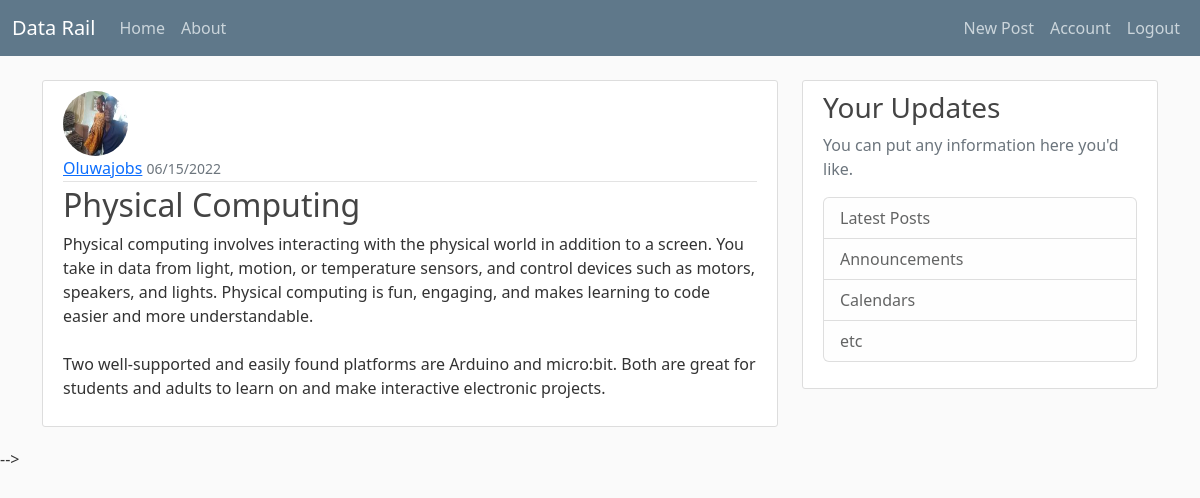
/post/3 (signed in), run on the app's committed database.
### datarail/models.py (models this page shows, shortened)
class User(db.Model, UserMixin):
    id = db.Column(db.Integer, primary_key=True)
    username = db.Column(db.String(20), nullable=False, unique=True)
    email = db.Column(db.String(50), nullable=False, unique=True)
    image_file = db.Column(
        db.String(120), nullable=False, default='default.jpg')
    password = db.Column(db.String(60), nullable=False)
    post = db.relationship('Post', backref='author', lazy=True)

class Post(db.Model, UserMixin):
    id = db.Column(db.Integer, primary_key=True)
    title = db.Column(db.String(60), nullable=False, unique=True)
    date_posted = db.Column(db.DateTime, nullable=False,
                            default=datetime.utcnow)
    content = db.Column(db.Text, nullable=False)
    user_id = db.Column(db.Integer, db.ForeignKey('user.id'), nullable=False)

### datarail/routes.py (the view)
@app.route('/post/<int:post_id>', methods=['GET'])
@login_required
def post(post_id):
    post = Post.query.get_or_404(post_id)
    return render_template('post.html', post=post, title=post.title)

### datarail/models.py (called while the page is built)
@login_manager.user_loader
def load_user(user_id):
    return User.query.get(user_id)

### datarail/templates/post.html (shortened to what this page needs)
{%extends 'layout.html'%}
{%block content%}
<article class="media content-section">
    <img class="rounded-circle article-img" src="{{ url_for('static', filename='profile_pics/' + post.author.image_file) }}"
        alt="profile picture">
    <div class="media-body">
        <div class="article-metadata">
            <a class="mr-2" href="#">{{ post.author.username }}</a>
            <small class="text-muted">{{ post.date_posted.strftime('%m/%d/%Y') }}</small>
        </div>
        <h2>{{ post.title }}</h2>
        <p class="article-content">{{ post.content }}</p>
    </div>
</article>
{%endblock content%}

### datarail/static/main.css (style rules this page uses)
body { background: #fafafa; color: #333333; margin-top: 5rem; }
h1, h2, h3, h4, h5, h6 { color: #444444; }
.content-section { background: #ffffff; padding: 10px 20px; border: 1px solid #dddddd; border-radius: 3px; margin-bottom: 20px; }
.article-content { white-space: pre-line; }
.article-img { height: 65px; width: 65px; margin-right: 16px; }
.article-metadata { padding-bottom: 1px; margin-bottom: 4px; border-bottom: 1px solid #e3e3e3 }

### data on the page
User: image_file (picture), author.username "Oluwajobs"
Post: date_posted "06/15/2022", title "Physical Computing", content "Physical computing involves interacting with the physical world in addition to a screen. You take in data from light, motion, or temperature sensors, and control devices such as motors, speakers, and lights. Physical computing is fun, engaging, and makes learning to code easier and more understandable. Two well-supported and easily found platforms are Arduino and micro:bit. Both are great for students and adults to learn on and make interactive electronic projects."
